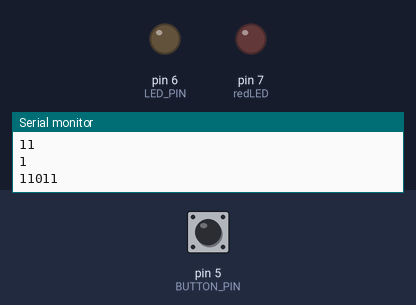
Bench run of a sketch on a simulated Arduino Uno, built with avr-gcc and run on an emulated ATmega328P. Parts: output pins drawn as LEDs (lit = HIGH), the last lines printed to the serial monitor. The test bench sets the inputs (shaded band); at power-on: pin 5 (BUTTON_PIN) HIGH.

Above: at 2.8 s.
2.9 s: pin 5 (BUTTON_PIN) pulled LOW for 1.2 s
At 3.3 s:
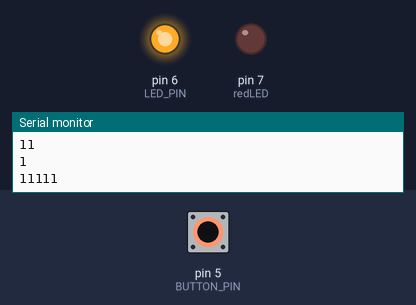
5.6 s: pin 5 (BUTTON_PIN) pulled LOW for 1.2 s
At 7.2 s:
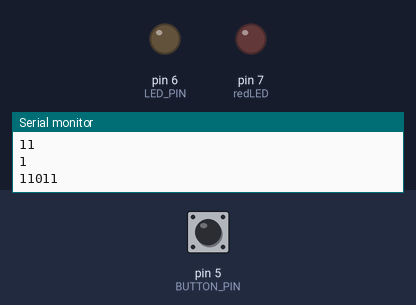
8.3 s: pin 5 (BUTTON_PIN) pulled LOW for 3.2 s
At 9.9 s:
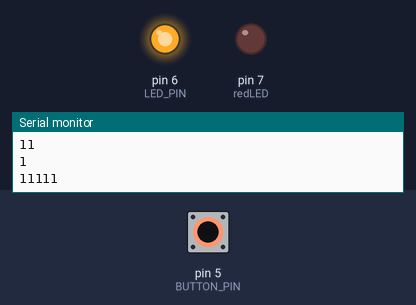
Timing chart, 0 to 11.4 s (numbered marks = the images above; inputs shaded):
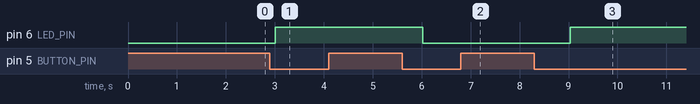

Measured:
- after the input at 2.9 s, pin 6 (LED_PIN): LOW → HIGH after 0.11 s
- after the input at 5.6 s, pin 6 (LED_PIN): HIGH → LOW after 0.42 s
- after the input at 8.3 s, pin 6 (LED_PIN): LOW → HIGH after 0.73 s

The sketch:

ECU_1_LIN.ino
```cpp
//LIN MASTER
#include <SoftwareSerial.h>


#define rxPin 2
#define txPin 3

#define LED_PIN 6
#define BUTTON_PIN 5

const int redLED = 7;
const int greenLED = 6;
uint8_t buttonState = 0;

bool unconditionalOrEvent = 0;

int isLED_GREEN_ON = 0;

// Set up a new SoftwareSerial object
SoftwareSerial mySerial =  SoftwareSerial(rxPin, txPin);

int prevButtonState = HIGH;

char Mymessage[3]; //String data

  void setup() {

    pinMode(LED_PIN, OUTPUT);
    pinMode(BUTTON_PIN, INPUT_PULLUP);
    // Define pin modes for TX and RX
    pinMode(rxPin, INPUT);
    pinMode(txPin, OUTPUT);
    // Define pin mode for red LED
    pinMode(redLED , OUTPUT);
    // Define pin mode for green LED
    pinMode(greenLED , OUTPUT);
    // initialize the pushbutton pin as an input:
    pinMode(BUTTON_PIN, INPUT_PULLUP);
    // Set the baud rate for the Serial port
    Serial.begin(115200);
    //Set the baud rate for the SoftwareSerial object
    mySerial.begin(115200);

  }
  void loop() {
    //digitalWrite(LED_PIN, HIGH);

    send_header(0x38); //we send 0x38 every 1 second

      //if we press the button we change the mode
    int buttonState = digitalRead(BUTTON_PIN);
    if (buttonState == LOW && prevButtonState == HIGH) {
      // Button has been pressed
      isLED_GREEN_ON = !isLED_GREEN_ON; // Toggle LED state
      unconditionalOrEvent = !unconditionalOrEvent; //change from inconditional to event trigger or viceversa
      digitalWrite(LED_PIN, isLED_GREEN_ON ? HIGH : LOW); // Set LED state based on flag
      Serial.println("Button Pressed");

    if (unconditionalOrEvent) { //activa el modo event trigger
      send_header(0x32);
    }
    else {
      send_header(0x35); //modo unconditional
  }

    }
    // Update previous button state
    prevButtonState = buttonState;

    delay(1000);

  byte dataSlaveLin[5];
  //wait for serial to accumulate 3 bytes, the bytes that the master sends.
  if(mySerial.available()>4){

    for(int i=0; i <= 4; i++){
      dataSlaveLin[i] = mySerial.read(); // read the bytes from the buffer
      //Serial.println("CRC SLAVE = ", )
    }

  //calculate the crc of the received data
  byte crc = 0;
    for (int i = 0; i < 4; i++) {
      crc += dataSlaveLin[i];
  }
  crc = ~crc; // Invert bits
  Serial.println(crc, HEX);
  if (crc != dataSlaveLin[4]) {
    digitalWrite(redLED , HIGH); //crc wrong -> RED LED high
  }
  else {
    digitalWrite(redLED , LOW);
  }
    //print slave data
    Serial.print("Slave Data: ");
    Serial.print(dataSlaveLin[0],HEX);
    Serial.print(", ");
    Serial.print(dataSlaveLin[1],HEX);
    Serial.print(", ");
    Serial.print(dataSlaveLin[2],HEX);
    Serial.print(", ");
    Serial.print(dataSlaveLin[3],HEX);
    Serial.print(", ");
    Serial.println(dataSlaveLin[4],HEX);
    }

  }
/*
We use this function to send the header to the slaves
*/
uint8_t send_header(uint8_t Frame_id){
    uint8_t P0 = (((Frame_id >> 0) & 0x01) ^ ((Frame_id >> 1) & 0x01) ^ ((Frame_id >> 2) & 0x01) ^ ((Frame_id >> 4) & 0x01));
    //Serial.println(P0, BIN);
    uint8_t P1 = !(((Frame_id >> 1) & 0x01) ^ ((Frame_id >> 3) & 0x01) ^ ((Frame_id >> 4) & 0x01) ^ ((Frame_id >> 5) & 0x01));

    mySerial.begin(115200);
    mySerial.write((byte) 0x00); //send the sync break field. We have to cast the 00 so the compiler couldn't interpret 0 as a pointer
    //we can change the baudrate here to send at least 13 bits but we get an error because of the start bit
    mySerial.begin(115200);
    Mymessage[0] =  (byte)0x55; //send sync field (auto baud detection slave)
    Mymessage[1] = ((Frame_id & 0x3F) | (P0 << 6) | (P1 << 7));//Frame identifier bits & parity bits
    mySerial.write(Mymessage);
    Serial.print(Frame_id, HEX);
    Serial.print(" ");
    Serial.println(Mymessage[1], HEX);

    //This prints is to ensure that the PID is correct with different IDs
    Serial.print("P0 = ");
    Serial.println(P0, BIN);
    Serial.print("P1 = ");
    Serial.println(P1, BIN);
    Serial.print("ID = ");
    Serial.println(Frame_id, BIN);
    Serial.println(Frame_id >> 1, BIN);
    Serial.println(Frame_id >> 3, BIN);
    Serial.println(Frame_id >> 4, BIN);
    Serial.println(Frame_id >> 5, BIN);
    Serial.println((Frame_id >> 1) ^ (Frame_id >> 3), BIN);


}
```
